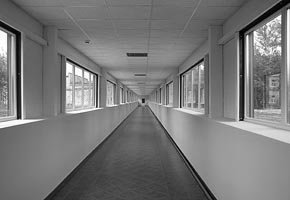
//> input picture blatt_3/report/hough/corridor.jpg, 290 x 200 px
$ ./a2   (built with g++ and OpenCV 4)
//> lines starting //> are read from the running program, lines starting //| are printed output that depends on the picture; after the words box and inside, x2 and y2 are one past the last pixel; in counts of white or black regions, pixels touching at a corner belong together
#include <iostream>
#include <vector>
#include <opencv2/core/core.hpp>
#include <opencv2/highgui/highgui.hpp>
#include <opencv2/imgproc/imgproc.hpp>

using namespace std;
using namespace cv;


void drawHough(string& name, vector<Vec2f>& lines, Mat& img) {
	for (size_t i = 0; i < lines.size(); i++) {
		float rho = lines[i][0], theta = lines[i][1];
		Point pt1, pt2;
		double a = cos(theta), b = sin(theta);
		double x0 = a * rho, y0 = b * rho;
		pt1.x = cvRound(x0 + 1000 * (-b));
		pt1.y = cvRound(y0 + 1000 * (a));
		pt2.x = cvRound(x0 - 1000 * (-b));
		pt2.y = cvRound(y0 - 1000 * (a));
		line(img, pt1, pt2, 255, 1, CV_AA);
	}
	imshow(name, img);
	imwrite("data/hough/res/" + name, img);
	waitKey();
}

void hough(string& name, Mat& img, double theta = 0.75,
		double rho = CV_PI / 180, int numVotes = 100) {
	Mat cimg;
	Canny(img, cimg, 50, 200, 3);
	vector<Vec2f> lines;
	HoughLines(cimg, lines, theta, rho, numVotes);
	drawHough(name, lines, img);
}

void drawHoughP(string& name, vector<Vec4i>& lines, Mat& img) {
	for (size_t i = 0; i < lines.size(); i++) {
		Vec4i l = lines[i];
		line(img, Point(l[0], l[1]), Point(l[2], l[3]), 255, 1,
				CV_AA);
	}
	imshow(name+"P", img);
	imwrite("data/hough/res/P" + name, img);
	waitKey();
}

void houghP(string& name, Mat& img,double theta, double rho, int numVotes) {
	Mat cimg;
	Canny(img, cimg, 50, 200, 3);
	vector<Vec4i> lines;
	HoughLinesP(cimg, lines, theta,rho,numVotes);
	drawHoughP(name, lines, img);
}

void main2() {
	vector<string> v { "corridor.jpg", "outdoor.jpg", "room_1.jpg",
			"room_2.jpg", "stairs.png" };
	vector<double> theta { 1, 0.75, 0.75, 0.75, 1 };
	vector<double> rho { CV_PI / 180, 0.75*CV_PI / 180, 0.75*CV_PI / 180, 0.75*CV_PI / 180,
		CV_PI / 180 };
	vector<int> votes { 100, 140, 77, 105, 130 };
	string path = "data/hough/";
	for (int i = 0; i < 5; i++) {
		string s = v[i];
		string fileName = path + s;
		Mat img = imread(fileName, CV_LOAD_IMAGE_GRAYSCALE);
//> img is the input picture: 200 rows x 290 cols, CV_8UC1; min 0, max 255, mean 119.1
		hough(s, img, theta[i], rho[i], votes[i]);
//> in hough, `Canny(img, cimg, 50, 200, 3);`:
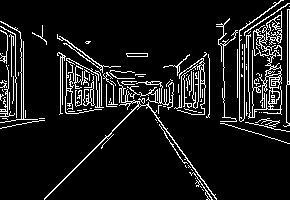
//> cimg: 200 rows x 290 cols, CV_8UC1; 9.9% white in thin lines or dots
//> in hough, `HoughLines(cimg, lines, theta, rho, numVotes);`: lines = 9 lines (rho, theta): [-58, 2.51], [172, 0.79], [68, 1.78], [52, 1.87], [125, 1.38], [121, 1.41], [165, 0.94], [57, 1.85], [58, 1.82]
//> the loop in drawHough, `for (size_t i = 0; i < lines.size(); i++)` made 9 passes
//> (rho, theta, a, b, x0, y0) on passes 1 to 9: (-58, 2.51, -0.809, 0.588, 46.92, -34.09), (172, 0.785, 0.707, 0.707, 121.6, 121.6), (68, 1.78, -0.208, 0.978, -14.14, 66.51), (52, 1.87, -0.292, 0.956, -15.2, 49.73), (125, 1.38, 0.191, 0.982, 23.85, 122.7), (121, 1.41, 0.156, 0.988, 18.93, 119.5), (165, 0.942, 0.588, 0.809, 96.98, 133.5), (57, 1.85, -0.276, 0.961, -15.71, 54.79), (58, 1.82, -0.242, 0.97, -14.03, 56.28)
//> after the loop in drawHough, `for (size_t i = 0; i < lines.size(); i++)`:
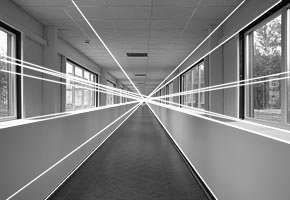
//> img: 200 rows x 290 cols, CV_8UC1; 9.96% of pixels changed, all inside (x1, y1, x2, y2) = (0, 0, 290, 200)
		houghP(s,img,theta[i],rho[i],votes[i]/3);
//> in houghP, `Canny(img, cimg, 50, 200, 3);`:
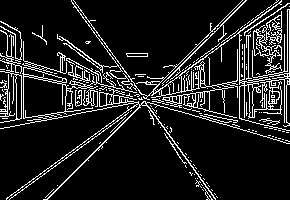
//> cimg: 200 rows x 290 cols, CV_8UC1; 12.3% white in thin lines or dots
//> in houghP, `HoughLinesP(cimg, lines, theta,rho,numVotes);`: lines = 1032 lines (x1, y1, x2, y2), first 8: [173, 80, 182, 73], [268, 11, 273, 7], [203, 183, 210, 192], [115, 122, 128, 112], [221, 42, 226, 38], [145, 95, 146, 95], [78, 85, 85, 86], [170, 101, 176, 102]
//> the loop in drawHoughP, `for (size_t i = 0; i < lines.size(); i++)` made 1032 passes
//> after the loop in drawHoughP, `for (size_t i = 0; i < lines.size(); i++)`:
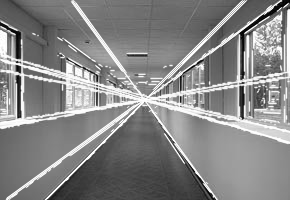
//> img: 200 rows x 290 cols, CV_8UC1; 16.57% of pixels changed, all inside (x1, y1, x2, y2) = (0, 0, 290, 200)
	}
//> pass 2 of the loop in main2, `for (int i = 0; i < 5; i++)`:
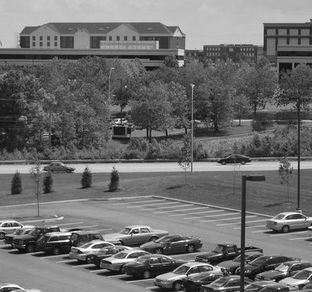
//> input picture blatt_3/report/edge/outdoor.jpg, 312 x 292 px
//> in main2, img is the input picture: 292 rows x 312 cols, CV_8UC1; min 0, max 255, mean 109.8
//> in hough (call 2), `Canny(img, cimg, 50, 200, 3);`:
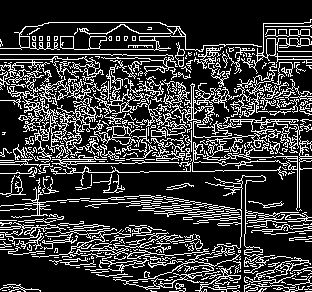
//> cimg: 292 rows x 312 cols, CV_8UC1; 22% white in thin lines or dots
//> in hough (call 2), `HoughLines(cimg, lines, theta, rho, numVotes);`: lines = 8 lines (rho, theta): [173.2, 1.56], [164.2, 1.56], [54, 1.57], [216, 0.79], [159.8, 1.56], [59.25, 1.57], [47.25, 1.58], [159, 1.57]
//> the loop in drawHough (call 2), `for (size_t i = 0; i < lines.size(); i++)` made 8 passes
//> (rho, theta, a, b, x0, y0) on passes 1 to 8: (173.2, 1.56, 0.0131, 1, 2.27, 173.2), (164.2, 1.56, 0.0131, 1, 2.15, 164.2), (54, 1.57, -4.37e-08, 1, -2.36e-06, 54), (216, 0.785, 0.707, 0.707, 152.7, 152.7), (159.8, 1.56, 0.0131, 1, 2.09, 159.7), (59.25, 1.57, -4.37e-08, 1, -2.59e-06, 59.25), (47.25, 1.58, -0.0131, 1, -0.618, 47.25), (159, 1.57, -4.37e-08, 1, -6.95e-06, 159)
//> the loop in drawHoughP (call 2), `for (size_t i = 0; i < lines.size(); i++)` made 2674 passes
//> l on passes 1 to 3: [183, 60, 244, 60], [252, 55, 311, 55], [1, 53, 177, 53]
//> after the loop in drawHoughP (call 2), `for (size_t i = 0; i < lines.size(); i++)`:
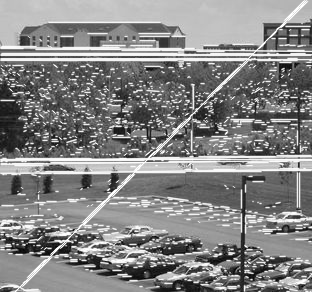
//> img: 292 rows x 312 cols, CV_8UC1; min 0, max 255, mean 132.4
//> pass 3 of the loop in main2, `for (int i = 0; i < 5; i++)`:
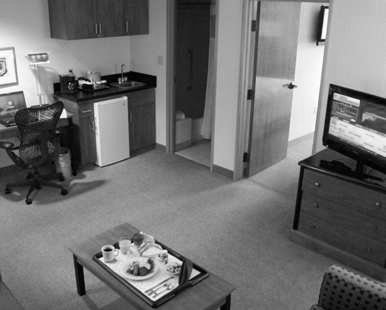
//> input picture blatt_3/report/hough/room_1.jpg, 386 x 310 px
//> in main2, img is the input picture: 310 rows x 386 cols, CV_8UC1; min 0, max 255, mean 114.5
//> in hough (call 3), `Canny(img, cimg, 50, 200, 3);`:
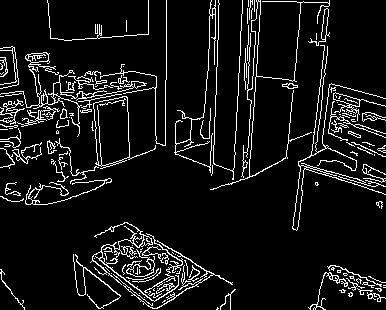
//> cimg: 310 rows x 386 cols, CV_8UC1; 8.4% white in thin lines or dots
//> in hough (call 3), `HoughLines(cimg, lines, theta, rho, numVotes);`: lines = 15 lines (rho, theta), first 12: [166.5, 0.01], [219, 0.04], [165.8, 0], [242.2, 0.05], [327, 0.12], [259.5, 0.07], [70.5, 1.87], [65.25, 1.88], [256.5, 0.07], [72.75, 1.86], [-163.5, 3.13], [189, 1.26]
//> the loop in drawHoughP (call 3), `for (size_t i = 0; i < lines.size(); i++)` made 2103 passes
//> l on passes 1 to 3: [295, 62, 295, 62], [359, 50, 361, 50], [167, 125, 167, 0]
//> after the loop in drawHoughP (call 3), `for (size_t i = 0; i < lines.size(); i++)`:
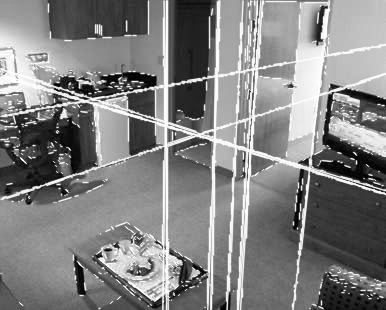
//> img: 310 rows x 386 cols, CV_8UC1; min 0, max 255, mean 129.2
//> the loop made 5 passes; the first 3 are shown
}

int main() {
	main2();
}
